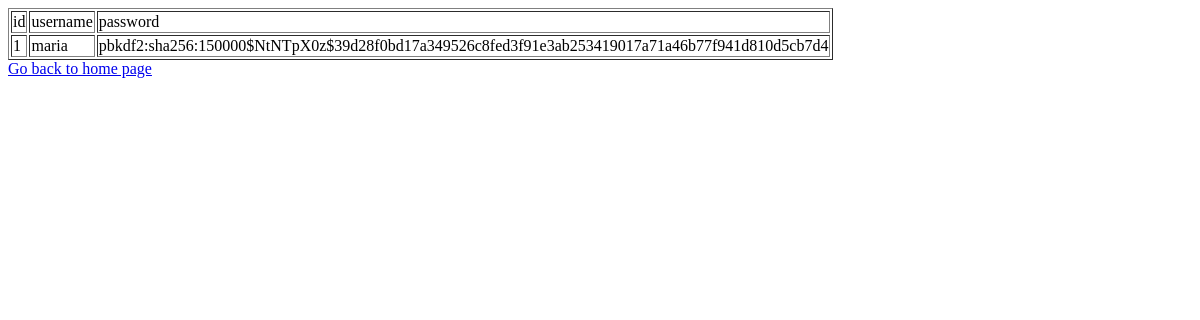
/users, run on an earlier commit of the app's database.
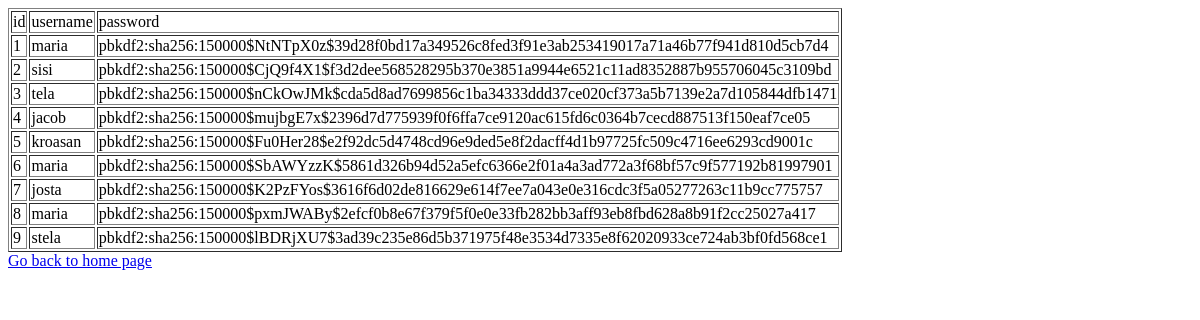
And on a later commit of the database.
### tables this page shows
CREATE TABLE users (id INTEGER PRIMARY KEY AUTOINCREMENT, username TEXT, password TEXT);

### app.py (the view)
@app.route('/users')
def list():
   con = sql.connect("database.db")
   con.row_factory = sql.Row
   cur = con.cursor()
   cur.execute("select * from users")
   rows = cur.fetchall();
   print(rows)
   return render_template("list.html",rows = rows)

### app.py (called while the page is built)
@app.after_request
def after_request(response):
    response.headers["Cache-Control"] = "no-cache, no-store, must-revalidate"
    response.headers["Expires"] = 0
    response.headers["Pragma"] = "no-cache"
    return response

### templates/list.html
<!DOCTYPE html>
<html>
  <body>
    <table border="1">
      <thead>
        <td>id</td>
        <td>username</td>
        <td>password</td>
      </thead>
      {% for row in rows %}
      <tr>
        <td>{{row["id"]}}</td>
        <td>{{row["username"]}}</td>
        <td>{{row["password"]}}</td>
      </tr>
      {% endfor %}
    </table>
    <a href="/">Go back to home page</a>
  </body>
</html>

What changed in the data, as far as the page shows it:
added users: id "2", username "sisi", password "pbkdf2:sha256:150000$CjQ9f4X1$f3d2dee568528295b370e3851a9944e6521c11ad8352887b955706045c3109bd"
added users: id "3", username "tela", password "pbkdf2:sha256:150000$nCkOwJMk$cda5d8ad7699856c1ba34333ddd37ce020cf373a5b7139e2a7d105844dfb1471"
added users: id "4", username "jacob", password "pbkdf2:sha256:150000$mujbgE7x$2396d7d775939f0f6ffa7ce9120ac615fd6c0364b7cecd887513f150eaf7ce05"
added users: id "5", username "kroasan", password "pbkdf2:sha256:150000$Fu0Her28$e2f92dc5d4748cd96e9ded5e8f2dacff4d1b97725fc509c4716ee6293cd9001c"
added users: id "6", username "maria", password "pbkdf2:sha256:150000$SbAWYzzK$5861d326b94d52a5efc6366e2f01a4a3ad772a3f68bf57c9f577192b81997901"
added users: id "7", username "josta", password "pbkdf2:sha256:150000$K2PzFYos$3616f6d02de816629e614f7ee7a043e0e316cdc3f5a05277263c11b9cc775757"
added users: id "8", username "maria", password "pbkdf2:sha256:150000$pxmJWABy$2efcf0b8e67f379f5f0e0e33fb282bb3aff93eb8fbd628a8b91f2cc25027a417"
added users: id "9", username "stela", password "pbkdf2:sha256:150000$lBDRjXU7$3ad39c235e86d5b371975f48e3534d7335e8f62020933ce724ab3bf0fd568ce1"
